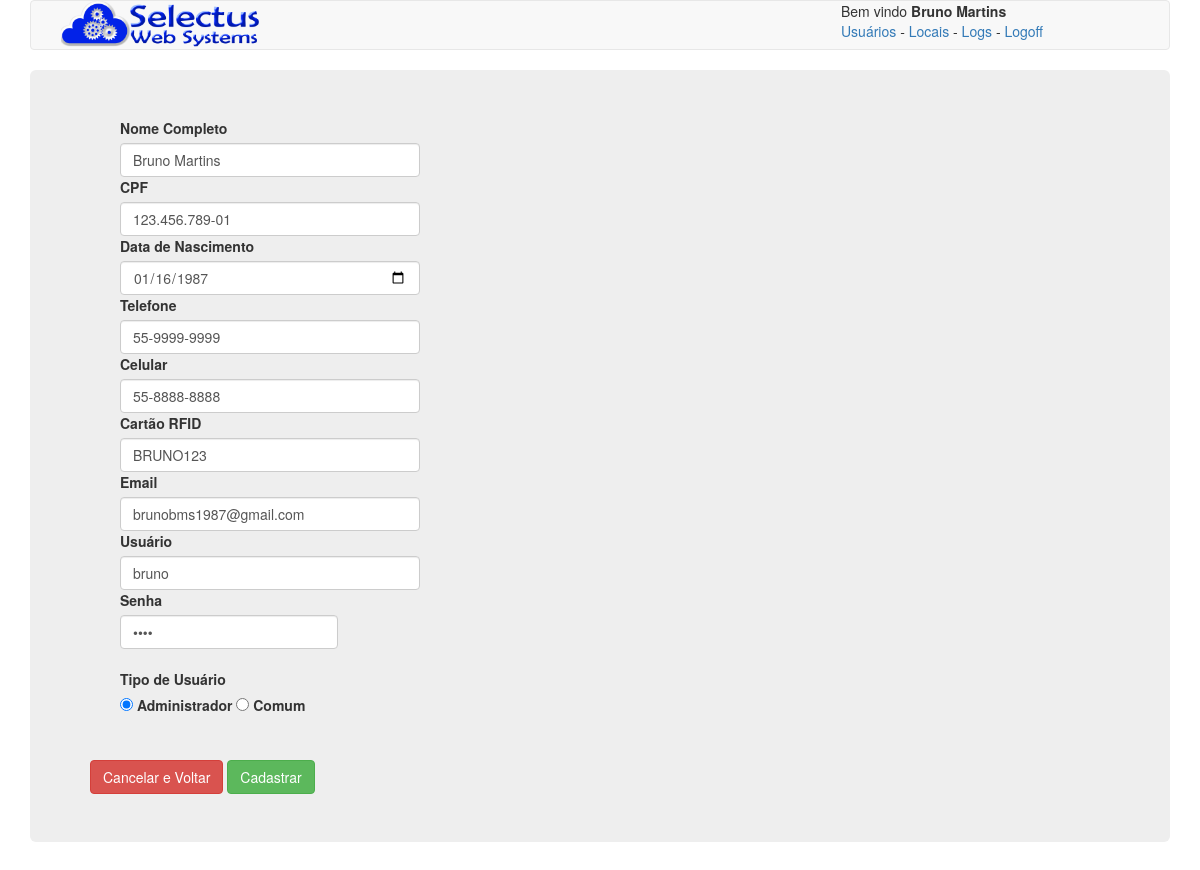
Screenshot of /index.php?pag=8&id=1 (signed in) with the database file from the repository.
### tables this page shows
CREATE TABLE `pessoa` (
  `id` int(11) NOT NULL,
  `pessoaNome` varchar(45) NOT NULL,
  `pessoaCPF` varchar(14) NOT NULL DEFAULT '999.999.999-99',
  `pessoaNascimento` date NOT NULL,
  `pessoaTelefone` varchar(12) DEFAULT NULL,
  `pessoaCelular` varchar(12) DEFAULT NULL,
  `pessoaRFID` varchar(45) DEFAULT NULL,
  `pessoaLogin` varchar(45) NOT NULL,
  `pessoaSenha` varchar(45) NOT NULL,
  `pessoaEmail` varchar(45) NOT NULL,
  `tipoUsuario_id` int(11) NOT NULL
);

### config/conexao.php (called while the page is built, shortened)
<?php
function busca($conexao, $query) {
    try {
        mysqli_set_charset($conexao, "utf8");
        return mysqli_query($conexao, $query);
    } catch (Exception $e) {
        desconecta($conexao);
        return NULL;
    }
}
?>

### usuarios/editar.php (the view, shortened to what this page needs)
<?php
$id = $_GET['id'];
$conexao = conecta();
$resultado = busca($conexao, "select * from pessoa where id= $id");
$registro = mysqli_fetch_array($resultado);
?>
<div class="container-fluid">
    <div class="container">
        <form action="index.php?pag=6&acao=2" method="POST"  enctype="multipart/form-data">
            <div class="row">
                <div class="col-md-4">
                    <label for="nome">Nome Completo</label>
                    <input type="text" class="form-control" id="nome" name="nome" required="" value="<?= $registro['pessoaNome'] ?>">
                </div>
            </div>
            <div class="row">
                <div class="col-md-4">
                    <label for="usuario">CPF</label>
                    <input type="text" class="form-control" id="usuario" name="cpf" required="" value="<?= $registro['pessoaCPF'] ?>">
                </div>
            </div>
            <div class="row">
                <div class="col-md-4" >
                    <label for="datanasc">Data de Nascimento</label>
                    <input type="date"  class="form-control" id="datanasc" name="datanasc" required="" value="<?= $registro['pessoaNascimento'] ?>">
                </div>
            </div>
            <div class="row">
                <div class="col-md-4" >
                    <label for="datanasc">Telefone</label>
                    <input type="text"  class="form-control" id="telefone" name="telefone" value="<?= $registro['pessoaTelefone'] ?>">
                </div>
            </div>
            <div class="row">
                <div class="col-md-4" >
                    <label for="datanasc">Celular</label>
                    <input type="text"  class="form-control" id="celular" name="celular" value="<?= $registro['pessoaCelular'] ?>">
                </div>
            </div>
            <div class="row">
                <div class="col-md-4" >
                    <label for="datanasc">Cartão RFID</label>
                    <input type="text"  class="form-control" id="cartaoRFID" name="cartaoRFID"  value="<?= $registro['pessoaRFID'] ?>">
                </div>
            </div>
            <div class="row">
                <div class="col-md-4" >
                    <label for="email">Email</label>
                    <input type="email"  class="form-control" id="email" name="email" required=""  value="<?= $registro['pessoaEmail'] ?>">
                </div>
            </div>
            <div class="row">
                <div class="col-md-4">
                    <label for="usuario">Usuário</label>
                    <input type="text" class="form-control" id="usuario" name="usuario" required=""  value="<?= $registro['pessoaLogin'] ?>">
                </div>
            </div>
            <div class="row">
                <div class="col-md-3" >
                    <label for="senha">Senha</label>
                    <input type="password"  class="form-control"  id="senha" name="senha" required="" value="<?= $registro['pessoaSenha'] ?>">
                </div>
            </div>
            <div class="row">
                <div class="col-md-12"><br>
                    <label for="tipo">Tipo de Usuário</label> <br>
                    <label>  <input type="radio"  id="tipo" name="tipo"  value="1" <?= $registro['tipoUsuario_id'] == 1 ? "checked" : "" ?>> Administrador </label>
                    <label>  <input type="radio"  id="tipo" name="tipo"  value="2" <?= $registro['tipoUsuario_id'] == 2 ? "checked" : "" ?>> Comum </label>
                </div>
            </div>
    </div>
</div>
<br>
<br>
<a href="index.php" class="btn btn-danger"> Cancelar e Voltar </a>
<input type="submit"  class="btn btn-success" value="Cadastrar">

### rows the page displays
pessoa: nome "Bruno Martins", cpf "123.456.789-01", datanasc "01/16/1987", telefone "55-9999-9999", celular "55-8888-8888", cartaoRFID "BRUNO123", email "brunobms1987@gmail.com", usuario "bruno", tipoUsuario_id "☑ Tipo de Usuário", tipoUsuario_id "☐ Comum"

### other values shown
$_SESSION['nomeLogado'] "Bruno Martins"
